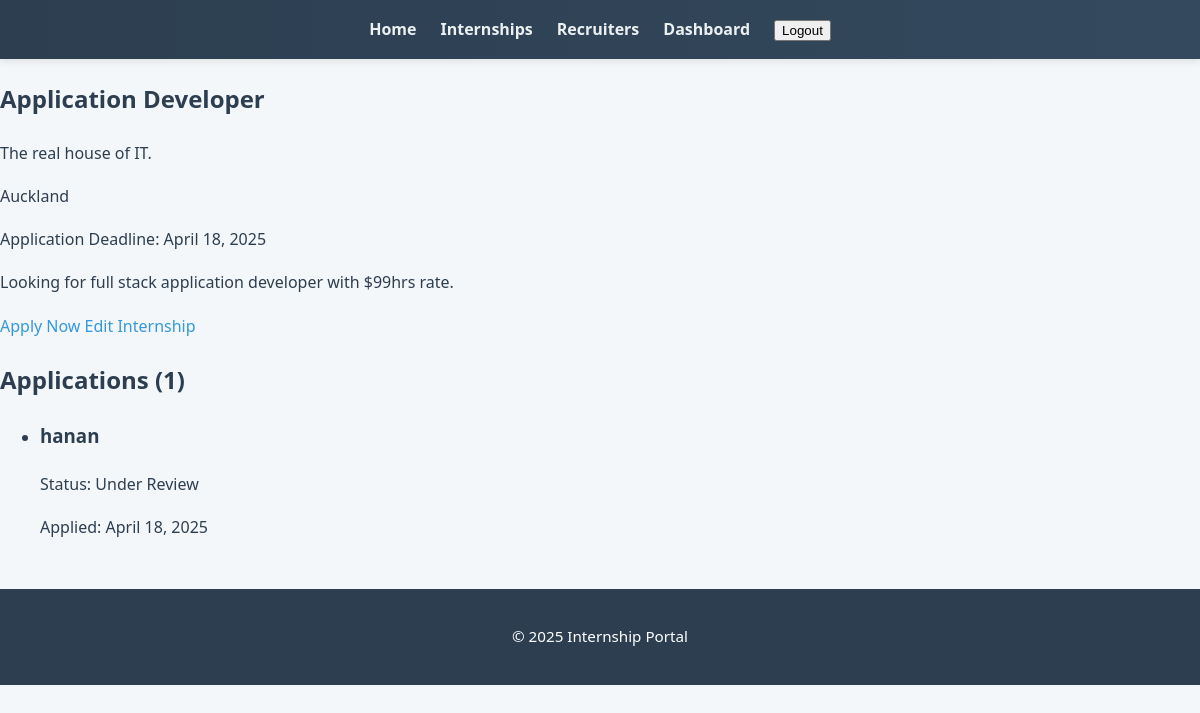
The page /internships/1/ (signed in) on the database its author committed.
### internships/models.py (models this page shows, shortened)
class Internship(models.Model):
    title = models.CharField(max_length=100)
    description = models.TextField()
    recruiter = models.ForeignKey(settings.AUTH_USER_MODEL, on_delete=models.CASCADE, related_name='internships')
    company = models.CharField(max_length=100)
    location = models.CharField(max_length=100)
    application_deadline = models.DateField()
    created_at = models.DateTimeField(auto_now_add=True)
    updated_at = models.DateTimeField(auto_now=True)

class Application(models.Model):
    STATUS_CHOICES = [
        ('pending', 'Pending'),
        ('under_review', 'Under Review'),
        ('accepted', 'Accepted'),
        ('rejected', 'Rejected'),
    ]
    internship = models.ForeignKey(Internship, on_delete=models.CASCADE, related_name='applications')
    student = models.ForeignKey(settings.AUTH_USER_MODEL, on_delete=models.CASCADE, related_name='applications')
    cover_letter = models.TextField()
    resume = models.FileField(upload_to='resumes/')
    status = models.CharField(max_length=20, choices=STATUS_CHOICES, default='pending')
    applied_at = models.DateTimeField(auto_now_add=True)
    updated_at = models.DateTimeField(auto_now=True)
    class Meta:
        unique_together = ('internship', 'student')

### users/models.py (models this page shows, shortened)
class User(AbstractUser):
    ADMIN = 'admin'
    RECRUITER = 'recruiter'
    STUDENT = 'student'
    ROLE_CHOICES = [
        (ADMIN, 'Admin'),
        (RECRUITER, 'Recruiter'),
        (STUDENT, 'Student'),
    ]
    role = models.CharField(max_length=10, choices=ROLE_CHOICES, default=STUDENT)
    def is_student(self):
        return self.role == self.STUDENT

### internships/views.py (the view)
# urls.py: path('<int:pk>/', views.InternshipDetailView.as_view(), name='internship-detail'),
class InternshipDetailView(DetailView):
    model = Internship
    template_name = 'internships/internship_detail.html'

### users/templates/internships/internship_detail.html (shortened to what this page needs)
{% extends 'base.html' %}
{% block content %}
    <article class="internship-detail">
        <h1>{{ internship.title }}</h1>
        <p class="company">{{ internship.company }}</p>
        <p class="location">{{ internship.location }}</p>
        <p class="deadline">Application Deadline: {{ internship.application_deadline }}</p>
        <div class="description">
            {{ internship.description|linebreaks }}
        </div>
        <div class="actions">
            {% if user.is_student %}
                <a href="{% url 'internship-apply' internship.id %}" class="button">
                    Apply Now
                </a>
            {% endif %}
            {% if user == internship.recruiter or user.is_admin %}
                <a href="{% url 'internship-edit' internship.id %}" class="button">
                    Edit Internship
                </a>
            {% endif %}
        </div>
        {% if user == internship.recruiter or user.is_admin %}
            <section class="applications">
                <h2>Applications ({{ internship.applications.count }})</h2>
                <ul>
                    {% for application in internship.applications.all %}
                        <li class="application-item">
                            <h3>{{ application.student.username }}</h3>
                            <p>Status: {{ application.get_status_display }}</p>
                            <p>Applied: {{ application.applied_at|date }}</p>
                        </li>
                    {% empty %}
                        <li>No applications received yet.</li>
                    {% endfor %}
                </ul>
            </section>
        {% endif %}
    </article>
{% endblock %}

### users/templates/base.html (style rules this page uses)
body { font-family: 'Segoe UI', Tahoma, Geneva, Verdana, sans-serif; line-height: 1.7; color: #2c3e50; background-color: #f4f7f9; margin: 0; padding: 0; }
a { color: #3498db; text-decoration: none; transition: all 0.3s ease-in-out; }

### rows shown on the page
Internship: title "Application Developer", company "The real house of IT.", location "Auckland", application_deadline "April 18, 2025", description "Looking for full stack application developer with $99hrs rate.", applications.count "1"
Application: student.username "hanan", status "Under Review", applied_at "April 18, 2025"
